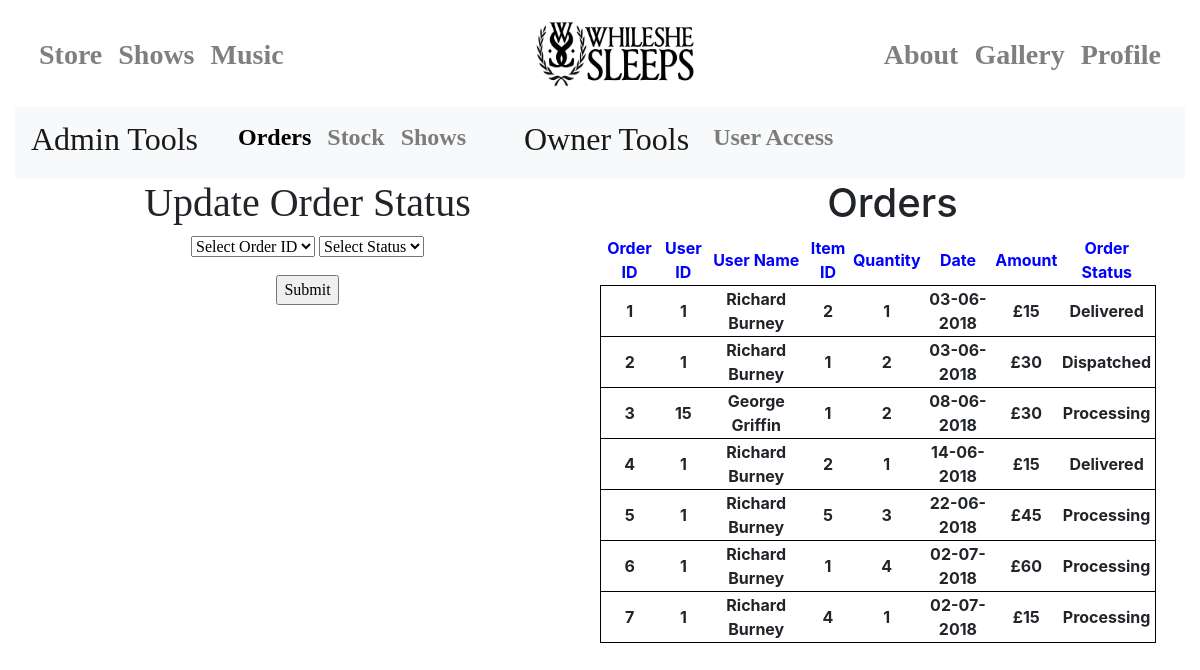
Page /admin/orders (signed in) on the earlier database version.
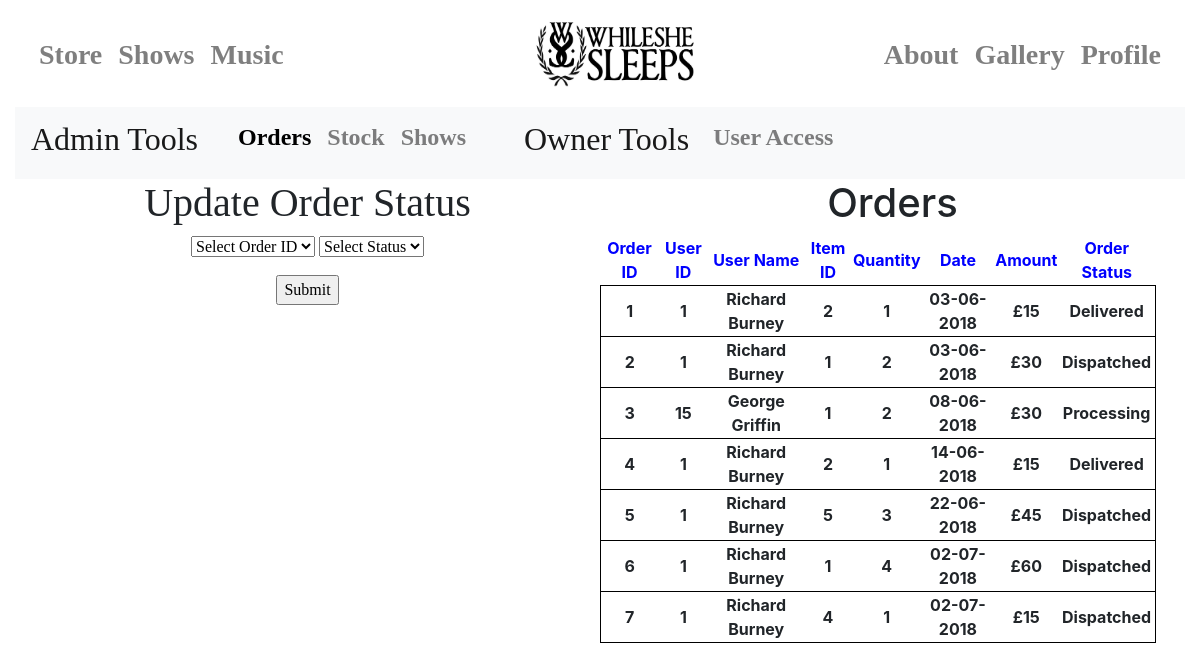
Same page on the later database version.
### app/models.py (models this page shows, shortened)
class User(UserMixin, db.Model):
    id = db.Column(db.Integer, primary_key=True)
    username = db.Column(db.String(64), index=True, unique=True)
    email = db.Column(db.String(120), index=True, unique=True)
    password_hash = db.Column(db.String(128))
    name = db.Column(db.String(40), index=True)
    address1 = db.Column(db.String(40), index=True)
    address2 = db.Column(db.String(40), index=True)
    towncity = db.Column(db.String(40), index=True)
    postcode = db.Column(db.String(40), index=True)
    accesslevel = db.Column(db.Integer, index=True)
    card = db.Column(db.String)

class orders(db.Model):
    order_id = db.Column(db.Integer, primary_key=True)
    userid = db.Column(db.Integer)
    item_id = db.Column(db.Integer)
    item_quant = db.Column(db.Integer)
    order_status = db.Column(db.String(40))
    date = db.Column(db.String)
    price = db.Column(db.Integer)
    card = db.Column(db.String)

### app/routes.py (the view, shortened to what this page needs)
@app.route("/admin/orders", methods=["GET", "POST"])
def order_page():
    if current_user.is_anonymous:
        return redirect(404)
    else:
        for i in User.query.all():
            if i.id == current_user.id:
                if i.accesslevel >= 2:
                    form = update_orders_form()
                    return render_template("user/admin/orders.html", title="Admin-", orders=orders.query.all(), users=User.query.all(), form=form)
                else:
                    return redirect(404)

### app/forms.py
class update_orders_form(FlaskForm):
    the_list = [(None, "Select Order ID")]
    for i in orders.query.all():
        the_list.append((str(i.order_id), str(i.order_id))) #TODO Use this in other places
    select = SelectField(
        choices=the_list
    )
    update = SelectField(
        choices=[(None, "Select Status"), ("Dispatched", "Dispatched"), ("Delivered", "Delivered")]
    )
    submit = SubmitField("Submit")

### app/models.py (called while the page is built)
@login.user_loader
def load_user(the_id):
    return User.query.get(int(the_id))

### app/templates/user/admin/orders.html (shortened to what this page needs)
{% extends "user/admin/admin_layout.html" %}
{% block body %}
<div class="text-center" style="float: left;width: 50%;font-family: Rockwell">
 <h1>Update Order Status</h1>
    <form action="" method="post">
        <p>
            {{ form.select(size=1) }}
            {{ form.update(size=1) }}
        </p>
        <p>{{ form.submit() }}</p>
    </form>
 </div>
<div class="text-center" style="float: left;width: 50%; overflow: paged-y;">
<h1>Orders</h1>
    <table id="tblProduct" width="95%">
    <tr style="color: blue">
        <th>Order ID</th>
        <th>User ID</th>
        <th>User Name</th>
        <th>Item ID</th>
        <th>Quantity</th>
        <th>Date</th>
        <th>Amount</th>
        <th>Order Status</th>
    </tr>
        {% for i in orders %}
            {% for j in users %}
                {% if i.userid == j.id %}
        <tr style="border: solid 1px black">
            <th>{{ i.order_id }}</th>
            <th>{{ i.userid }}</th>
            <th>{{ j.name }}</th>
            <th>{{ i.item_id }}</th>
            <th>{{ i.item_quant }}</th>
            <th>{{ i.date }}</th>
            <th>£{{ i.price }}</th>
            <th>{{ i.order_status }}</th>
        </tr>
                {% endif %}
                {% endfor %}
        {% endfor %}
    </table>
</div>
{% endblock %}

### app/templates/user/admin/admin_layout.html (shortened to what this page needs)
<!DOCTYPE html>
<html lang="en">
<head>
    <link rel="stylesheet" href="{{ url_for("static", filename="style.css") }}" type="text/css">
</head>
<body>
<div class="container">
    {% include"_navbar.html" %}
    {% include"user/admin/admin_navbar.html" %}
    {% block body %}{% endblock %}
</div>
</body>
</html>

### app/templates/_navbar.html (shortened to what this page needs)
<nav class="navbar navbar-expand-md navbar-light bg-transparent mb-4">
      <div class="collapse navbar-collapse" id="navbarCollapse">
        <ul class="navbar-nav mr-auto">
          <li class="nav-item">
              <a class="nav-link" href="/store"><h1 style="font-size:175%;margin-top: 0.4em;font-family: 'Century Gothic'"><b>Store</b></h1></a>
          </li>
          <li class="nav-item">
              <a id="current_shows" class="nav-link" href="/shows"><h1 style="font-size:175%;margin-top: 0.4em;font-family: 'Century Gothic'"><b>Shows</b></h1></a>
            <li class="nav-item">
            <a id="current_music" class="nav-link" href="/music"><h1 style="font-size:175%;margin-top: 0.4em;font-family: 'Century Gothic'"><b>Music</b></h1></a>
            </li>
            <li class="nav-item">
            </li>
        </ul>
      <ul class="nav navbar-nav mr-auto">
            <li class="nav-item">
                <a class="nav-link" href="/"><img style="margin-right: 0" src="{{ url_for("static", filename="images/logowithtext.jpg") }}" width="165" height="75" alt="While She Sleeps"> </a>
            </li>
        </ul>
      <ul class="nav navbar-nav navbar-right">
          <li class="nav-item">
              <a id="current_about" class ="nav-link" href="/about"><h1 style="font-size:175%;text-align: right;margin-top: 0.4em;font-family: 'Century Gothic'"><b>About</b></h1></a>
          </li>
            <li class="nav-item">
                <a id="current_photos" class ="nav-link" href="/photos"><h1 style="font-size:175%;text-align: right;margin-top: 0.4em;font-family: 'Century Gothic'"><b>Gallery</b></h1></a>
          </li>
            {% if current_user.is_anonymous %}
                <li class="nav-item">
                    <a class="nav-link" href="{{ url_for('login') }}"><h1 style="font-size:175%;text-align: right;margin-top: 0.4em;font-family: 'Century Gothic'"><b>Login/SignUp</b></h1></a>
                </li>
            {% else %}
                <li class="nav-item">
                    <a id="current_profile" class="nav-link" href="{{ url_for('profile', username=current_user.username) }}"><h1 style="font-size:175%;text-align: right;margin-top: 0.4em; font-family: 'Century Gothic'"><b>Profile</b></h1></a>
                </li>
            {% endif %}
        </ul>
      </div>
    </nav>

### app/templates/user/admin/admin_navbar.html (shortened to what this page needs)
<nav class="navbar navbar-expand-md navbar-light bg-light mb-4">
    <a class="navbar-brand" href="/admin" style="font-family: 'Century Gothic'"><h1 style="font-size: 160%">Admin Tools</h1></a>
      <div class="collapse navbar-collapse" id="navbarCollapse">
        <ul class="navbar-nav mr-auto">
            <li class="nav-item">
                <a class="nav-link">    </a>
            </li>
            <li class="nav-item">
                <a id="admin_orders" class="nav-link" href="/admin/orders"><h1 style="font-size:150%;font-family: 'Century Gothic'"><b>Orders</b></h1></a>
          </li>
          <li class="nav-item">
            <a id="admin_stock" class="nav-link" href="/admin/stock"><h1 style="font-size:150%;font-family: 'Century Gothic'"><b>Stock</b></h1></a>
          </li>
            <li class="nav-item">
                <a id="admin_shows" class ="nav-link" href="/admin/shows"><h1 style="font-size:150%;font-family: 'Century Gothic'"><b>Shows</b></h1></a>
            </li>
            {%  for i in users %}
                {% if i.id == current_user.id %}
                    {% if i .accesslevel ==3 %}
                        <li class="navbar-brand"><h1 style="font-size: 160%;font-family: 'Century Gothic';margin-left: 50px">Owner Tools</h1> </li>
                        <li><a id="owner_access" class="nav-link" href="/admin/users"><h1 style="font-size: 150%;font-family: 'Century Gothic'"><b>User Access</b></h1></a> </li>
                    {% endif %}
                {% endif %}
            {% endfor %}
        </ul>
      </div>
    </nav>

### app/templates/user/admin/orders.html (style rules this page uses)
#admin_orders { color: black; }

Differences in the rows shown:
changed orders id 5: order_status "Processing" → "Dispatched"
changed orders id 6: order_status "Processing" → "Dispatched"
changed orders id 7: order_status "Processing" → "Dispatched"
